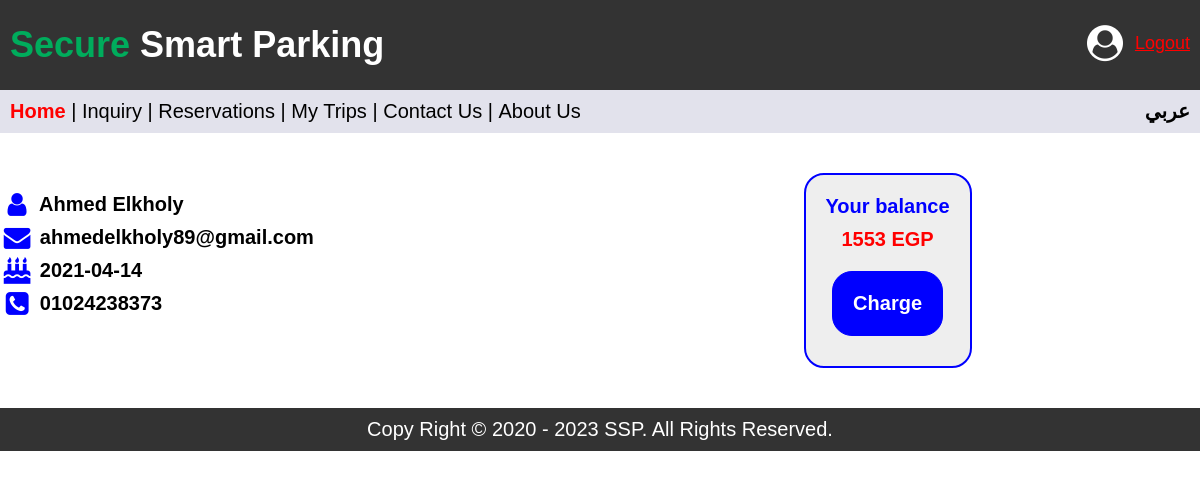
Page / (signed in) on the committed database.
### tables this page shows
CREATE TABLE `users` (
  `id` int(11) NOT NULL,
  `email` varchar(255) NOT NULL,
  `name` varchar(255) NOT NULL,
  `gender` enum('male','female') NOT NULL,
  `birthday` date NOT NULL,
  `phone` varchar(255) NOT NULL,
  `password` varchar(255) NOT NULL,
  `money` int(11) NOT NULL DEFAULT 10,
  `ai` tinyint(1) NOT NULL DEFAULT 0
);

### init.php (called while the page is built, shortened)
<?php
    $css_dir        = "layout/css";
    if(isset($_COOKIE['language'])){
        $main_lang = $_COOKIE['language'];
    } else{
        $main_lang = "en";
    }
    switch($main_lang){
        case "en":
            $main_direction = "ltr";
            $anthor_lang_label = "عربي";
            break;
    }

### includes/languages/en.inc (called while the page is built, shortened)
<?php
    function lang($pharse) {
        return $lang[$pharse];
    }

### index.php (the view, shortened to what this page needs)
<?php
    require_once "init.php";
    $page_name = "Home";
    $userInfo = $db -> prepare("SELECT * FROM users where email = :email");
    $userInfo -> bindParam("email", $_SESSION['username']);
    $userInfo -> execute();
    $userInfo = $userInfo -> fetch(PDO::FETCH_ASSOC);
?>
<?php require_once $templates . "/header.inc" ?>
        <link rel="stylesheet" href="<?php echo $css_dir;?>/home.css" />
        <main>
            <div class="container">
                <div class="info">
                    <p><i class="fa fa-user fa-lg fa-fw"></i> <?php echo $userInfo['name'] ;?></p>
                    <p><i class="fa fa-envelope fa-lg fa-fw"></i> <?php echo $userInfo['email'] ;?></p>
                    <p><i class="fa fa-birthday-cake fa-lg fa-fw"></i>  <?php echo $userInfo['birthday'] ;?></p>
                    <p><i class="fa fa-phone-square fa-lg fa-fw"></i> <?php echo $userInfo['phone'] ;?></p>
                </div>
                <div class="balance">
                    <div class="border">
                        <p class="one"><?php echo lang("homebalancem") ;?></p>
                        <p class="two"><?php echo $userInfo['money'];?> EGP</p>
                        <a href="balance"><?php echo lang("homebalancelink") ;?></a>
                    </div>
                </div>
            </div>
        </main>
<?php require_once $templates . "/footer.inc" ?>

### includes/templates/header.inc (shortened to what this page needs)
<?php
    function setActiveNav($name = 'default'){
        global $page_name;
        if (isset($page_name) && $page_name == $name):
            echo "class='activenav'";
        endif;
    }
?>
<!DOCTYPE html>
<html lang="<?php echo $main_lang;?>" dir="<?php echo $main_direction;?>">
    <head>
        <link rel="stylesheet" href="<?php echo $css_dir;?>/font-awesome.min.css" />
        <link rel="stylesheet" href="<?php echo $css_dir;?>/normalize.css" />
        <link rel="stylesheet" href="<?php echo $css_dir;?>/general.css" />
    </head>
    <body>
        <header>
            <div class="container">
                <h1><span>Secure</span> Smart Parking</h1>
                <div id="userinformation">
                    <a href="mysettings"><i class="fa fa-user-circle fa-2x"></i></a>
                    <a href="logout">Logout</a>
                </div>
            </div>
        </header>
        <nav>
            <div class="container">
                <ul>
                    <li><a <?php setActiveNav("Home");?> href="."><?php echo lang("globalhome"); ?></a></li>
                    <li><a <?php setActiveNav("Inquiry");?> href="inquiry"><?php echo lang("globalinquiry"); ?></a></li>
                    <li><a <?php setActiveNav("Reservations");?> href="reservations"><?php echo lang("globalreservations"); ?></a></li>
                    <li><a <?php setActiveNav("My Trips");?> href="mytrips"><?php echo lang("globalmytrips"); ?></a></li>
                    <li><a <?php setActiveNav("Contact Us");?> href="contactus"><?php echo lang("globalcontactus"); ?></a></li>
                    <li><a <?php setActiveNav("About Us");?> href="aboutus"><?php echo lang("globalaboutus"); ?></a></li>
                </ul>
                <?php require_once $functions . "/select_lang.inc";?>
            </div>
        </nav>

### includes/functions/select_lang.inc (shortened to what this page needs)
<form action="change_lang" method="post" class="lang" id="selectlang">
    <input type="submit" value="<?php echo $anthor_lang_label;?>" />
</form>

### includes/templates/footer.inc (shortened to what this page needs)
        <footer>
            <div class="container">
                <p><bdi>Copy Right &copy; 2020 - <?php echo date("Y") ; ?> SSP. All Rights Reserved.</bdi></p>
            </div>
        </footer>
    </body>
</html>

### layout/css/general.css (style rules this page uses)
* { margin: 0px; padding: 0px; }
body { font-family: Arial, Tahoma; font-size : 20px; }
.container { max-width: 1200px; margin: auto; overflow:hidden; }
header { background-color: #333; color: #FFF; font-size : 18px; padding : 0px 10px; direction: ltr; }
header h1 { display: inline; float: left; }
header h1 span { color: #00ac5c; }
header div#userinformation { display: inline; float: right; margin: auto; padding-top: 25px; }
header div#userinformation a:first-child { color : #FFF; }
header div#userinformation a:last-child { color: #F00; position: relative; bottom: 7px; padding-left: 7px; }
nav { background-color: #E2E2EC; padding: 10px; }
nav ul { display: inline-block; }
nav ul li { display:inline; }
nav ul li:after { content: " |"; }
nav ul li:last-child:after { content: ""; }
nav ul li a { color: #000; text-decoration: none; }
nav ul li a.activenav { color: red; font-weight: bolder; }
nav form.lang { display: inline; }
nav form.lang input { background-color: rgb(244 244 247 / 0%); border: none; font-size: 20px; font-weight: bolder; }
footer { background-color:#333; color: #FFF; text-align: center; padding: 10px; }

### layout/css/home.css (style rules this page uses)
main div.info, main div.balance { width:49%; display: inline-block; margin: 40px 0; font-weight: bolder; }
main div.info p,main div.balance p { margin-bottom: 10px; }
main div.info p i { color: #00F; }
main div.balance { text-align: center; }
main div.balance div.border { display: inline-block; background-color: #EEE; border: 2px solid #00F; padding: 20px; border-radius: 20px; }
main div.balance div.border p.one { color: #00F; }
main div.balance div.border p.two { color: #F00; }
main div.balance div.border a { border: 1px solid #00F; border-radius: 20px; background-color: #00F; color: #FFF; padding: 20px; text-decoration: none; display:inline-block; margin: 10px 0; }

### rows in the picture
users: name "Ahmed Elkholy", email "ahmedelkholy89@gmail.com", birthday "2021-04-14", phone "01024238373", money "1553"

### other values in the picture
lang("globalhome") "Home"
lang("globalinquiry") "Inquiry"
lang("globalreservations") "Reservations"
lang("globalmytrips") "My Trips"
lang("globalcontactus") "Contact Us"
lang("globalaboutus") "About Us"
lang("homebalancem") "Your balance"
lang("homebalancelink") "Charge"
